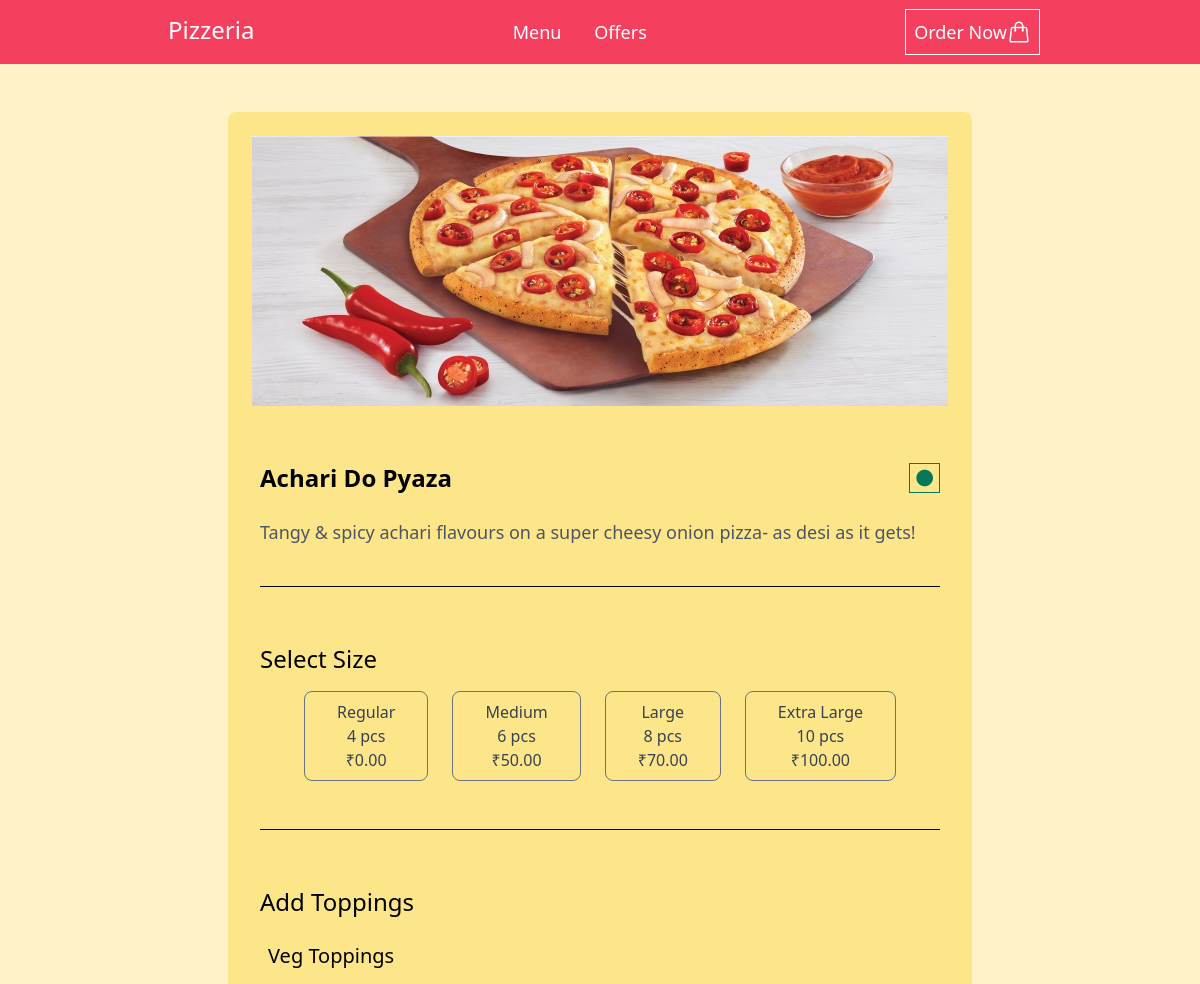
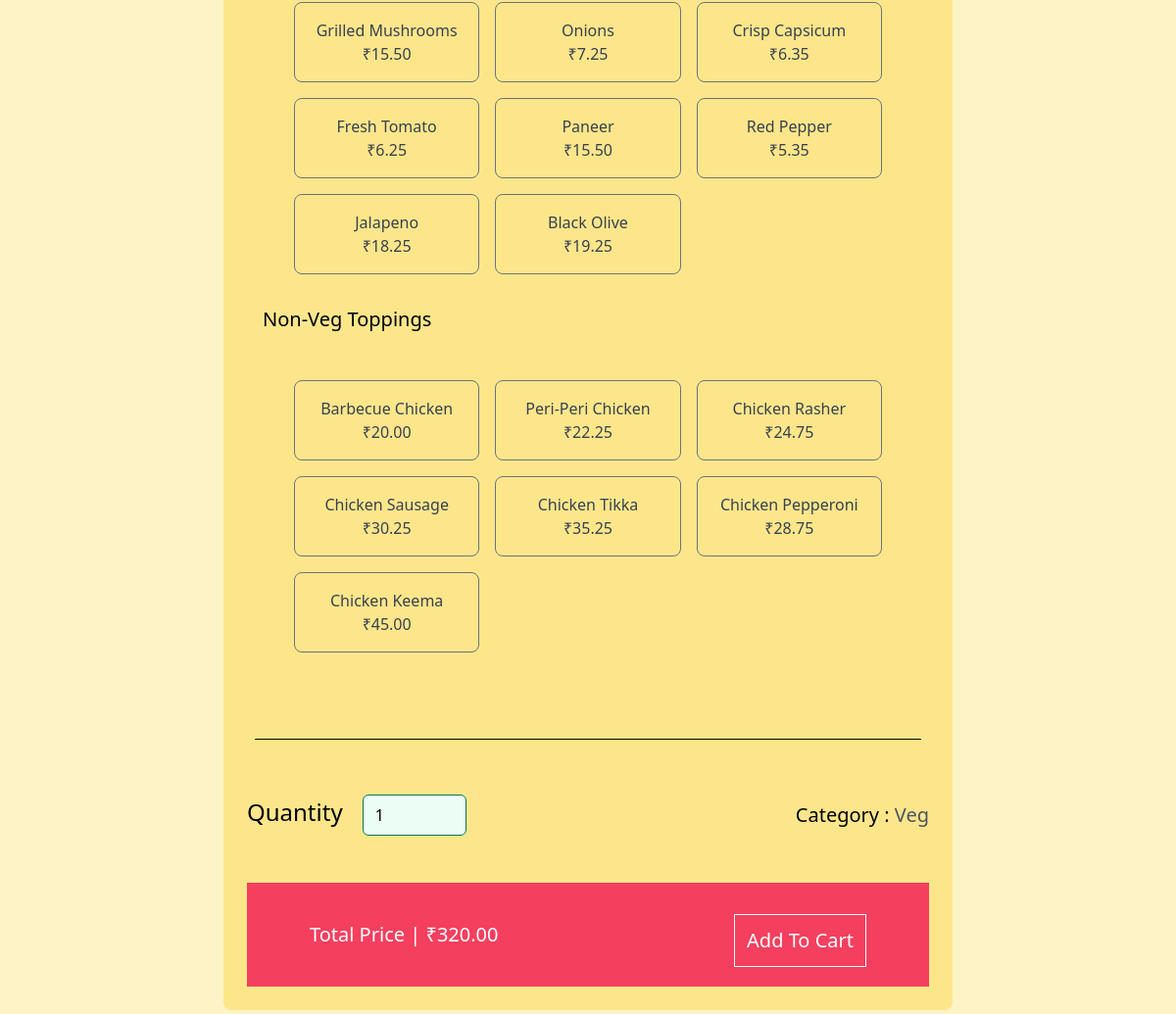
/pizza_detail/389d751a-a44c-49a7-b228-f8cb8d394970/, run on the app's committed database (2 pictures, top to bottom).
### orders/models.py (models this page shows)
class BaseModel(models.Model):
    uid = models.UUIDField(default=uuid.uuid4, editable=False, primary_key=True)
    created_at = models.DateTimeField(default=timezone.now)
    updated_at = models.DateTimeField(default=timezone.now)
    class Meta:
        abstract = True

class Pizza(BaseModel):
    CATEGORY_CHOICE = [
        ('Veg', 'Veg'), ('Non-Veg', 'Non-Veg')
    ]
    name = models.CharField(max_length=100)
    description = models.TextField()
    pizza_image = models.ImageField(upload_to="pizza_image/", null=True)
    category = models.CharField(max_length=20, choices=CATEGORY_CHOICE)
    price = models.DecimalField(max_digits=6, decimal_places=2)
    available = models.BooleanField(default=True)

class Size(BaseModel):
    size = models.CharField(max_length=20)
    slices = models.PositiveIntegerField(null=True)
    price = models.DecimalField(max_digits=5, decimal_places=2)

class Topping(models.Model):
    CATEGORY_CHOICE = [
        ('Veg', 'Veg'), ('Non-Veg', 'Non-Veg')
    ]
    topping_name = models.CharField(max_length=100)
    price = models.DecimalField(max_digits=5, decimal_places=2)
    category = models.CharField(max_length=20, choices=CATEGORY_CHOICE, null=True)

### orders/views.py (the view)
# urls.py: path('pizza_detail/<uuid:pz_id>/', pizza_detail, name='pizza_detail'),
def pizza_detail(request, pz_id, item_id=None):
    pizza = Pizza.objects.get(uid = pz_id)
    size = Size.objects.all()
    veg_topping = Topping.objects.filter(category='Veg')
    non_veg_topping = Topping.objects.filter(category='Non-Veg')
    return render(request, 'pizza_detail.html', {'pizza':pizza, 'veg_topping':veg_topping, 'non_veg_topping':non_veg_topping, 'size':size})

### templates/pizza_detail.html (shortened to what this page needs)
{% extends 'base.html' %}
{% block main %}
<div class="lg:flex lg:items-center lg:justify-center">
<div class="bg-amber-200 p-3 md:p-6 rounded-lg">
    <div>
        <img class="w-full" src="{{ pizza.pizza_image.url }}" alt="">
    </div>
    <div class="my-6 p-2 lg:mt-12">
        <div class="flex items-center justify-between">
            <h2 class="text-xl lg:text-2xl font-semibold">{{ pizza.name }}</h2>
            <button class="cursor-text lg:text-xl border px-1 {% if pizza.category == 'Veg' %}border-emerald-700{% else %}border-rose-600{% endif %}"><i class="ri-circle-fill {% if pizza.category == 'Veg' %}text-emerald-700{% else %}text-rose-600{% endif %} "></i></button>
        </div>
        <p class="mt-2 lg:mt-6 lg:text-lg text-gray-600">{{ pizza.description }}</p>
        <div class="h-[1px] bg-black mt-10"></div>
    </div>
    <form method="post" action="{% url 'add_item_cart' pizza.uid %}">
        <div class="mt-6 md:mt-10 p-2">
            <h2 class="text-xl lg:text-2xl font-medium">Select Size</h2>
            <div class="mt-4 px-6 grid grid-cols-2 gap-3 md:gap-0 md:flex items-center justify-evenly lg:justify-center lg:gap-6">
                {% for sz in size %}
                    <div>
                        <label class="relative cursor-pointer">
                            <div class="border flex flex-col items-center justify-center border-gray-500 text-gray-700 rounded-lg py-2 px-8 text-center peer-checked:border-emerald-700 peer-checked:bg-emerald-50">
                                <h3 class="font-medium">{{ sz.size }}</h3>
                                <p class="">{{ sz.slices }} pcs</p>
                                <p>₹{{ sz.price }}</p>
                            </div>
                        </label>
                    </div>
                {% endfor %}
            </div>
            <div class="h-[1px] bg-black mt-12"></div>
        </div>
        <div class="mt-10 p-2">
            <h2 class="text-xl lg:text-2xl font-medium">Add Toppings</h2>
            <div class="my-4 p-2">
                <h2 class="font-medium text-lg lg:text-xl">Veg Toppings</h2>
                <div class="mt-4 grid grid-cols-2 md:grid-cols-3 gap-4 lg:px-8">
                    {% for top in veg_topping %}
                        <label class="relative cursor-pointer">
                            <div class="border border-gray-500 rounded-lg p-4 text-center peer-checked:border-emerald-700 peer-checked:bg-emerald-50">
                                <span class="block peer-checked:text-emerald-700 font-medium text-gray-700">{{ top.topping_name }}</span>
                                <span class="block peer-checked:text-emerald-700 text-gray-700">₹{{ top.price }}</span>
                            </div>
                        </label>
                    {% endfor %}
                </div>
            </div>
            <div class="my-4 p-2">
                <h2 class="font-medium text-lg lg:text-xl">Non-Veg Toppings</h2>
                <div class="mt-4 grid grid-cols-2 md:grid-cols-3 gap-4 lg:p-8">
                    {% for top in non_veg_topping %}
                        <label class="relative cursor-pointer">
                            <div class="border border-gray-500 rounded-lg p-4 text-center peer-checked:border-emerald-700 peer-checked:bg-emerald-50">
                                <span class="block peer-checked:text-emerald-700 font-medium text-gray-700">{{ top.topping_name }}</span>
                                <span class="block peer-checked:text-emerald-700 text-gray-700">₹{{ top.price }}</span>
                            </div>
                        </label>
                    {% endfor %}
                </div>
            </div>
            <div class="h-[1px] bg-black mt-12"></div>
        </div>
        <div class="my-10 lg:my-12 flex items-center justify-between">
            <div>
                <label for="quantity" class="text-xl lg:text-2xl font-medium">Quantity</label>
                <input type="number" name="quantity" min="1" max="10" value="1" class="lg:ms-4 rounded-md border-emerald-700 bg-emerald-50 focus:border-emerald-700 focus:ring-emerald-700">
            </div>
            <div class="text-lg lg:text-xl">
                <span class="font-medium">Category : </span>
                <span class="text-gray-600 font-medium">{{ pizza.category }}</span>
            </div>
        </div>
        <div class="bg-rose-500 p-4 md:py-5 md:px-12 lg:px-16">
            <div class="flex flex-col items-end md:flex-row md:justify-between md:items-center">
                <p class="font-medium text-white text-lg lg:text-xl">Total Price | ₹{{ pizza.price }}</p>
                <a href="{% url 'add_item_cart' pizza.uid %}"><button class="mt-3 border p-3 lg:text-xl font-medium text-white border-white hover:bg-emerald-600 hover:text-white">Add To Cart</button></a>
            </div>
        </div>
    </form>
</div>
</div>
{% endblock %}

### data on the page
Pizza: pizza_image (picture), name "Achari Do Pyaza", description "Tangy & spicy achari flavours on a super cheesy onion pizza- as desi as it gets!", category "Veg", price "320.00"
Size: size "Regular", slices "4", price "0.00"
Size: size "Medium", slices "6", price "50.00"
Size: size "Large", slices "8", price "70.00"
Size: size "Extra Large", slices "10", price "100.00"
Topping: topping_name "Grilled Mushrooms", price "15.50"
Topping: topping_name "Onions", price "7.25"
Topping: topping_name "Crisp Capsicum", price "6.35"
Topping: topping_name "Fresh Tomato", price "6.25"
Topping: topping_name "Paneer", price "15.50"
Topping: topping_name "Red Pepper", price "5.35"
Topping: topping_name "Jalapeno", price "18.25"
Topping: topping_name "Black Olive", price "19.25"
Topping: topping_name "Barbecue Chicken", price "20.00"
Topping: topping_name "Peri-Peri Chicken", price "22.25"
Topping: topping_name "Chicken Rasher", price "24.75"
Topping: topping_name "Chicken Sausage", price "30.25"
Topping: topping_name "Chicken Tikka", price "35.25"
Topping: topping_name "Chicken Pepperoni", price "28.75"
Topping: topping_name "Chicken Keema", price "45.00"
